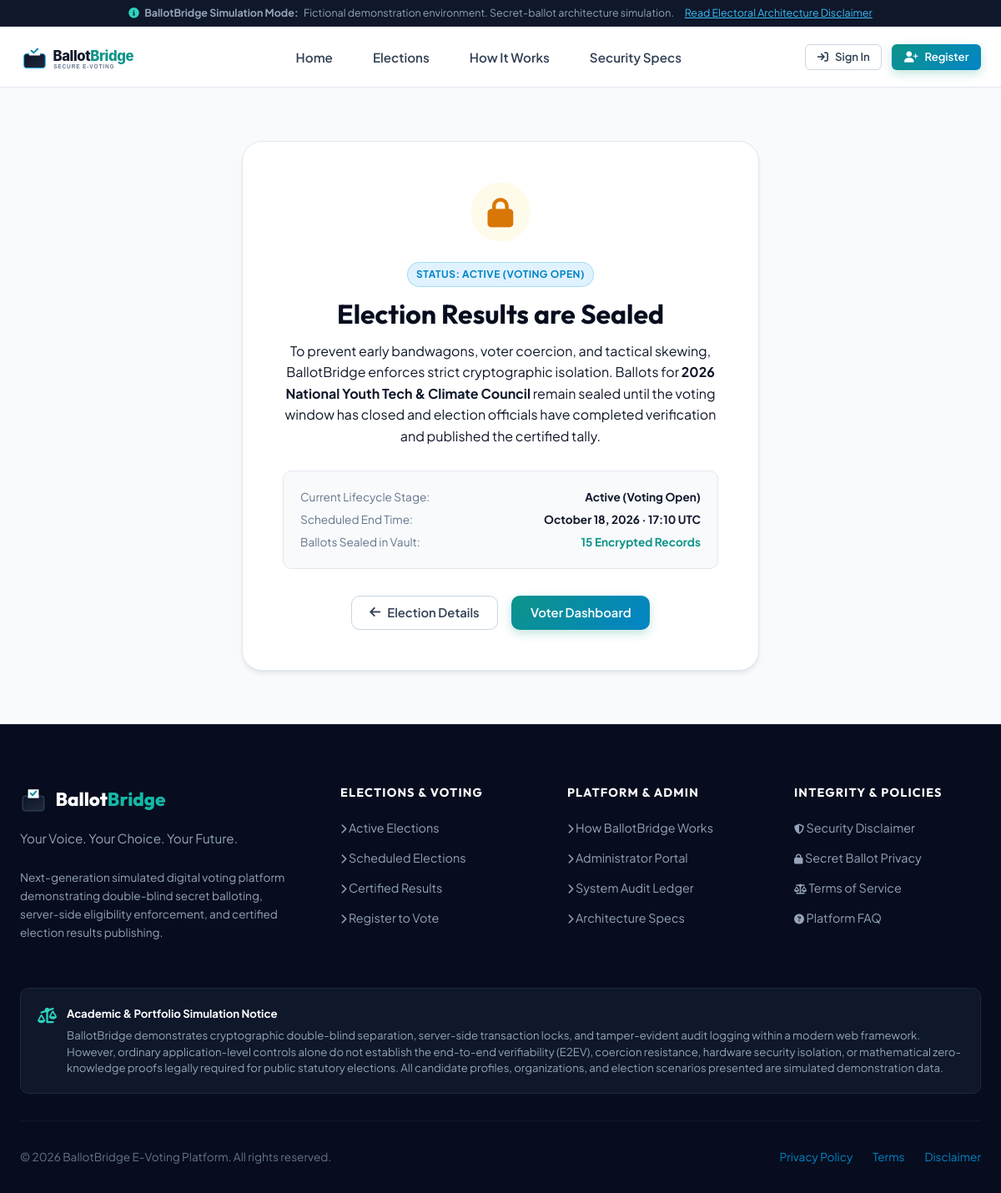
The app's page /election/2026-national-youth-tech-climate-council/results/ with its own data.
### voting/models.py (models this page shows, shortened)
class Election(models.Model):
    title = models.CharField(max_length=200)
    slug = models.SlugField(max_length=220, unique=True, blank=True)
    tagline = models.CharField(max_length=255, blank=True, default='Empowering community decision making')
    description = models.TextField(help_text='Detailed information regarding election purpose and scope')
    category = models.CharField(max_length=30, choices=ElectionCategory.choices, default=ElectionCategory.NATIONAL_YOUTH)
    status = models.CharField(max_length=25, choices=ElectionStatus.choices, default=ElectionStatus.SCHEDULED)
    start_time = models.DateTimeField()
    end_time = models.DateTimeField()
    eligibility_criteria = models.CharField(
        max_length=50,
        choices=[
            ('ALL', 'All Registered Voters'),
            ('STUDENTS', 'Registered Students Only'),
            ('FACULTY', 'Academic Faculty Only'),
            ('COMMUNITY', 'Community Members'),
        ],
        default='ALL'
    )
    banner_color = models.CharField(max_length=25, default='#1e3a8a')
    banner_icon = models.CharField(max_length=50, default='vote')
    is_featured = models.BooleanField(default=False)
    created_by = models.ForeignKey(User, on_delete=models.SET_NULL, null=True, blank=True, related_name='created_elections')
    created_at = models.DateTimeField(auto_now_add=True)
    updated_at = models.DateTimeField(auto_now=True)
    class Meta:
        ordering = ['-start_time']
    def total_votes_cast(self):
        return self.ballots.count()

### voting/views.py (the view, shortened to what this page needs)
# urls.py: path('election/<slug:slug>/results/', views.results_view, name='results'),
def results_view(request, slug):
    election = get_object_or_404(Election, slug=slug)
    if election.status != ElectionStatus.RESULTS_PUBLISHED:
        context = {
            'election': election,
            'is_published': False,
        }
        return render(request, 'voter/results_locked.html', context)

### voting/context_processors.py (called while the page is built)
def ballotbridge_context(request):
    active_count = Election.objects.filter(status=ElectionStatus.ACTIVE).count()
    user_profile = None
    is_admin_user = False
    if request.user.is_authenticated:
        user_profile = getattr(request.user, 'profile', None)
        if user_profile and user_profile.is_admin_role:
            is_admin_user = True
        elif request.user.is_superuser or request.user.is_staff:
            is_admin_user = True
    return {
        'APP_NAME': 'BallotBridge',
        'APP_TAGLINE': 'Your Voice. Your Choice. Your Future.',
        'ACTIVE_ELECTIONS_COUNT': active_count,
        'CURRENT_USER_PROFILE': user_profile,
        'IS_ADMIN_USER': is_admin_user,
        'CURRENT_YEAR': timezone.now().year,
    }

### templates/voter/results_locked.html (shortened to what this page needs)
{% extends 'base.html' %}
{% load static %}
{% block content %}
<div class="container" style="padding: 4rem 1rem;">
  <div style="background: var(--white); border: 1px solid var(--slate-200); border-radius: var(--radius-xl); padding: 3rem; max-width: 620px; margin: 0 auto; text-align: center; box-shadow: var(--shadow-md);">
    <div style="width: 72px; height: 72px; border-radius: 50%; background: var(--amber-50); color: var(--amber-600); display: flex; align-items: center; justify-content: center; font-size: 2.2rem; margin: 0 auto 1.5rem;">
      <i class="fa-solid fa-lock"></i>
    </div>
    <span class="badge badge-scheduled" style="margin-bottom: 0.75rem;">
      STATUS: {{ election.get_status_display }}
    </span>
    <h1 style="font-size: 2rem; color: var(--navy-950); margin-bottom: 0.75rem;">
      Election Results are Sealed
    </h1>
    <p style="color: var(--slate-600); font-size: 1rem; line-height: 1.6; margin-bottom: 1.75rem;">
      To prevent early bandwagons, voter coercion, and tactical skewing, BallotBridge enforces strict cryptographic isolation. Ballots for <strong>{{ election.title }}</strong> remain sealed until the voting window has closed and election officials have completed verification and published the certified tally.
    </p>
    <div style="background: var(--slate-50); border: 1px solid var(--slate-200); border-radius: var(--radius-md); padding: 1.25rem; margin-bottom: 2rem; text-align: left; font-size: 0.85rem;">
      <div style="display: flex; justify-content: space-between; margin-bottom: 0.35rem;">
        <span style="color: var(--slate-500);">Current Lifecycle Stage:</span>
        <strong style="color: var(--navy-900);">{{ election.get_status_display }}</strong>
      </div>
      <div style="display: flex; justify-content: space-between; margin-bottom: 0.35rem;">
        <span style="color: var(--slate-500);">Scheduled End Time:</span>
        <strong style="color: var(--navy-900);">{{ election.end_time|date:"F d, Y · H:i" }} UTC</strong>
      </div>
      <div style="display: flex; justify-content: space-between;">
        <span style="color: var(--slate-500);">Ballots Sealed in Vault:</span>
        <strong style="color: var(--teal-600);">{{ election.total_votes_cast }} Encrypted Records</strong>
      </div>
    </div>
    <div style="display: flex; gap: 1rem; justify-content: center;">
      <a href="{% url 'election_detail' slug=election.slug %}" class="btn btn-secondary">
        <i class="fa-solid fa-arrow-left"></i>
        <span>Election Details</span>
      </a>
      <a href="{% url 'voter_dashboard' %}" class="btn btn-primary">
        <span>Voter Dashboard</span>
      </a>
    </div>
  </div>
</div>
{% endblock %}

### static/css/style.css (style rules this page uses)
:root { --navy-950: #070d1e; --navy-900: #0f172a; --navy-850: #131f37; --navy-800: #1e293b; --navy-700: #334155; --navy-600: #475569; --teal-600: #0d9488; --teal-500: #14b8a6; --teal-400: #2dd4bf; --teal-100: #ccfbf1; --teal-50: #f0fdfa; --blue-600: #0284c7; --blue-500: #0ea5e9; --blue-100: #e0f2fe; --emerald-600: #059669; --emerald-500: #10b981; --emerald-50: #ecfdf5; --amber-600: #d97706; --amber-500: #f59e0b; --amber-50: #fffbeb; --rose-600: #e11d48; --rose-500: #f43f5e; --rose-50: #fff1f2; --indigo-600: #4f46e5; --indigo-50: #eef2ff; --slate-50: #f8fafc; --slate-100: #f1f5f9; --slate-200: #e2e8f0; --slate-300: #cbd5e1; --slate-400: #94a3b8; --slate-500: #64748b; --white: #ffffff; --font-sans: 'Plus Jakarta Sans', -apple-system, BlinkMacSystemFont, 'Segoe UI', Roboto, sans-serif; --font-heading: 'Outfit', var(--font-sans); --font-mono: 'JetBrains Mono', monospace; --shadow-sm: 0 1px 2px 0 rgba(15, 23, 42, 0.05); --shadow-md: 0 4px 6px -1px rgba(15, 23, 42, 0.08), 0 2px 4px -2px rgba(15, 23, 42, 0.06); --shadow-lg: 0 10px 15px -3px rgba(15, 23, 42, 0.08), 0 4px 6px -4px rgba(15, 23, 42, 0.04); --shadow-xl: 0 20px 25px -5px rgba(15, 23, 42, 0.1), 0 8px 10px -6px rgba(15, 23, 42, 0.05); --shadow-glow: 0 0 25px rgba(13, 148, 136, 0.2); --radius-sm: 6px; --radius-md: 10px; --radius-lg: 16px; --radius-xl: 24px; --radius-full: 9999px; --transition-fast: 0.15s ease; --transition-normal: 0.25s ease; }
*, *::before, *::after { box-sizing: border-box; margin: 0; padding: 0; }
html { font-size: 16px; scroll-behavior: smooth; }
body { font-family: var(--font-sans); background-color: var(--slate-50); color: var(--navy-900); line-height: 1.6; min-height: 100vh; display: flex; flex-direction: column; -webkit-font-smoothing: antialiased; }
a { color: var(--blue-600); text-decoration: none; transition: color var(--transition-fast); }
h1, h2, h3, h4, h5, h6 { font-family: var(--font-heading); color: var(--navy-900); font-weight: 700; line-height: 1.25; }
.container { width: 100%; max-width: 1240px; margin: 0 auto; padding: 0 1.5rem; }
.btn { display: inline-flex; align-items: center; justify-content: center; gap: 0.5rem; font-family: var(--font-sans); font-size: 0.925rem; font-weight: 600; padding: 0.65rem 1.35rem; border-radius: var(--radius-md); border: 1px solid transparent; cursor: pointer; transition: all var(--transition-fast); text-decoration: none; line-height: 1.25; white-space: nowrap; }
.btn-primary { background: linear-gradient(135deg, var(--teal-600), var(--blue-600)); color: var(--white); box-shadow: 0 4px 12px rgba(13, 148, 136, 0.25); }
.btn-secondary { background: var(--white); border-color: var(--slate-300); color: var(--navy-700); }
.badge { display: inline-flex; align-items: center; gap: 0.35rem; font-size: 0.75rem; font-weight: 700; padding: 0.25rem 0.65rem; border-radius: var(--radius-full); text-transform: uppercase; letter-spacing: 0.04em; }
.badge-scheduled { background: var(--blue-100); color: var(--blue-600); border: 1px solid rgba(14, 165, 233, 0.3); }

### records on screen
Election: status "ACTIVE (VOTING OPEN)", title "2026 National Youth Tech & Climate Council", status "Active (Voting Open)", end_time "October 18, 2026 · 17:10", total_votes_cast "15"

### other values on screen
{{ APP_TAGLINE }} "Your Voice. Your Choice. Your Future."
